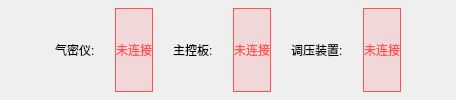
    <widget class="QFrame" name="statusFrame">
     <property name="frameShape">
      <enum>QFrame::NoFrame</enum>
     </property>
     <layout class="QHBoxLayout" name="statusBarLayout">
      <property name="spacing">
       <number>20</number>
      </property>
      <property name="leftMargin">
       <number>15</number>
      </property>
      <property name="topMargin">
       <number>8</number>
      </property>
      <property name="rightMargin">
       <number>15</number>
      </property>
      <property name="bottomMargin">
       <number>8</number>
      </property>
      <item>
       <spacer name="horizontalSpacer">
        <property name="orientation">
         <enum>Qt::Horizontal</enum>
        </property>
        <property name="sizeHint" stdset="0">
         <size>
          <width>40</width>
          <height>20</height>
         </size>
        </property>
       </spacer>
      </item>
      <item>
       <widget class="QLabel" name="airtightStatusLabel">
        <property name="text">
         <string>气密仪:</string>
        </property>
       </widget>
      </item>
      <item>
       <widget class="QLabel" name="airtightStatus">
        <property name="text">
         <string>未连接</string>
        </property>
        <property name="styleSheet">
         <string notr="true">color: #ff5252; background: rgba(255, 82, 82, 0.15); border: 1px solid #ff5252;</string>
        </property>
        <property name="alignment">
         <set>Qt::AlignCenter</set>
        </property>
       </widget>
      </item>
      <item>
       <widget class="QLabel" name="mainboardStatusLabel">
        <property name="text">
         <string>主控板:</string>
        </property>
       </widget>
      </item>
      <item>
       <widget class="QLabel" name="mainboardStatus">
        <property name="text">
         <string>未连接</string>
        </property>
        <property name="styleSheet">
         <string notr="true">color: #ff5252; background: rgba(255, 82, 82, 0.15); border: 1px solid #ff5252;</string>
        </property>
        <property name="alignment">
         <set>Qt::AlignCenter</set>
        </property>
       </widget>
      </item>
      <item>
       <widget class="QLabel" name="pressureStatusLabel">
        <property name="text">
         <string>调压装置:</string>
        </property>
       </widget>
      </item>
      <item>
       <widget class="QLabel" name="pressureStatus">
        <property name="text">
         <string>未连接</string>
        </property>
        <property name="styleSheet">
         <string notr="true">color: #ff5252; background: rgba(255, 82, 82, 0.15); border: 1px solid #ff5252;</string>
        </property>
        <property name="alignment">
         <set>Qt::AlignCenter</set>
        </property>
       </widget>
      </item>
      <item>
       <spacer name="horizontalSpacer_end">
        <property name="orientation">
         <enum>Qt::Horizontal</enum>
        </property>
        <property name="sizeHint" stdset="0">
         <size>
          <width>40</width>
          <height>20</height>
         </size>
        </property>
       </spacer>
      </item>
     </layout>
    </widget>
